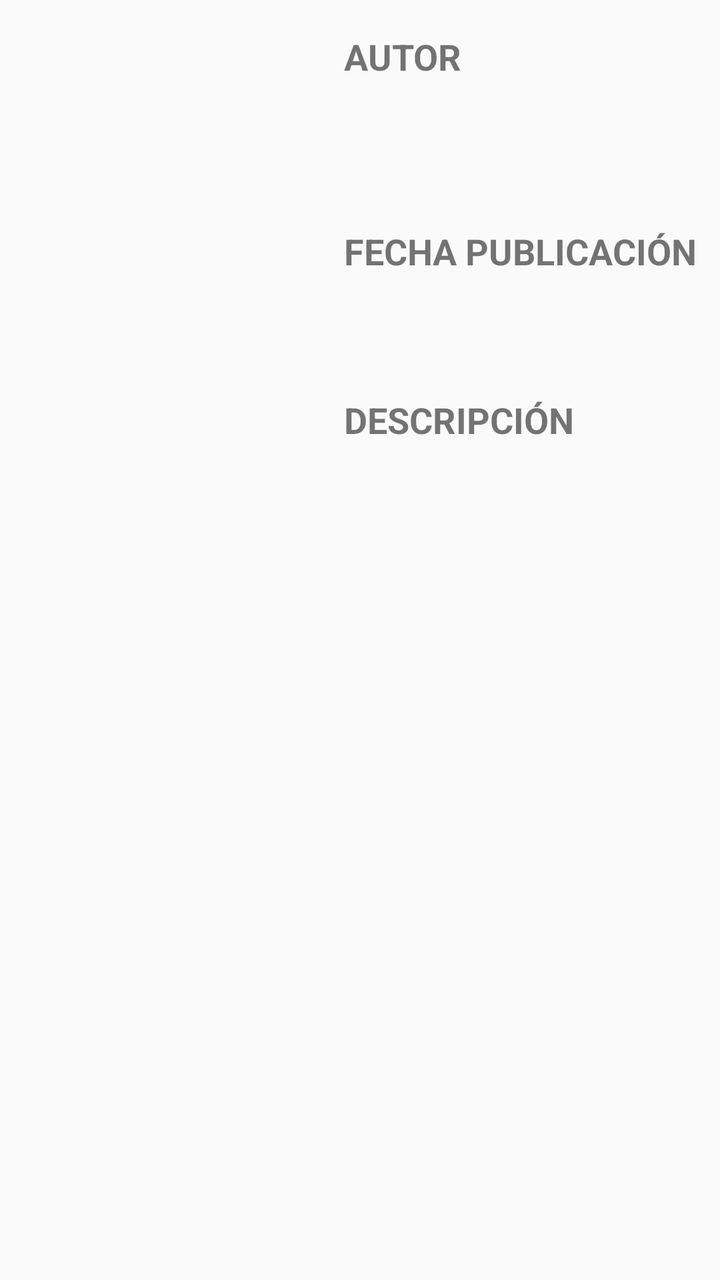
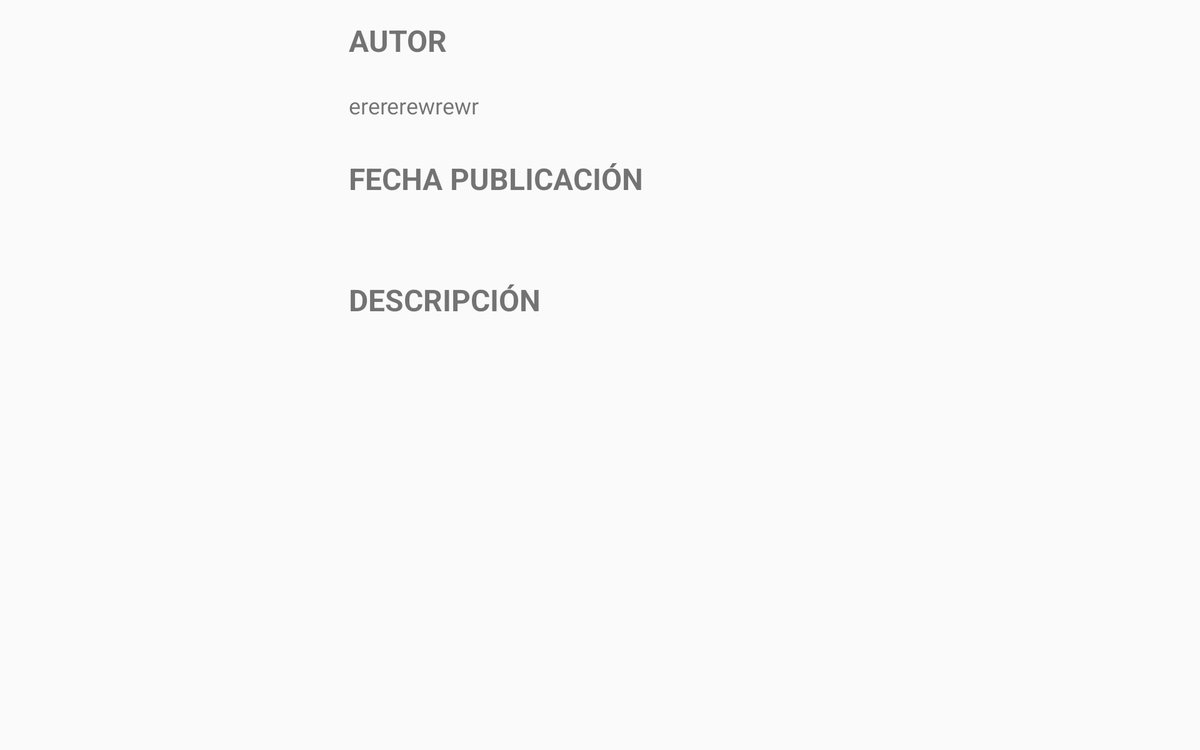

Two renders of one Android screen. The first uses the default layout on a phone; the second uses the alternative layout the repository ships for a different screen configuration, on a matching device. The two XML files are below.
<!-- AndroidManifest.xml: application theme AppTheme -->
<!-- res/layout/book_detail_fragment.xml -->
<?xml version="1.0" encoding="utf-8"?>
<android.support.constraint.ConstraintLayout xmlns:android="http://schemas.android.com/apk/res/android"
    xmlns:app="http://schemas.android.com/apk/res-auto"
    xmlns:tools="http://schemas.android.com/tools"
    android:layout_width="match_parent"
    android:layout_height="match_parent"
    android:textAlignment="center"
    app:layout_constraintGuide_percent="0.45"
    tools:layout_editor_absoluteY="81dp">



<ScrollView
    android:layout_width="match_parent"
    android:layout_height="match_parent">

    <android.support.constraint.ConstraintLayout
        android:layout_width="match_parent"
        android:layout_height="wrap_content">


    <TextView
        android:id="@+id/textViewTituloCabecera3"
        android:layout_width="wrap_content"
        android:layout_height="wrap_content"
        android:layout_marginStart="12dp"
        android:layout_marginTop="16dp"
        android:text="@string/autor"
        android:textAllCaps="true"
        android:textSize="18sp"
        android:textStyle="bold"
        app:layout_constraintStart_toEndOf="@+id/imageViewFotoLibro"
        app:layout_constraintTop_toTopOf="parent" />

        <ImageView
            android:id="@+id/imageViewFotoLibro"
            android:layout_width="152dp"
            android:layout_height="246dp"
            android:layout_marginStart="8dp"
            android:layout_marginTop="8dp"
            app:layout_constraintStart_toStartOf="parent"
            app:layout_constraintTop_toTopOf="parent" />

    <TextView
        android:id="@+id/textViewAutor"
        android:layout_width="0dp"
        android:layout_height="wrap_content"
        android:layout_marginStart="12dp"
        android:layout_marginTop="24dp"
        android:layout_marginEnd="8dp"
        android:fontFamily="@font/berkshire_swash"
        android:textSize="14sp"
        app:layout_constraintEnd_toEndOf="parent"
        app:layout_constraintStart_toEndOf="@+id/imageViewFotoLibro"
        app:layout_constraintTop_toBottomOf="@+id/textViewTituloCabecera3" />

    <TextView
        android:id="@+id/textViewFechaPublicacionCabecera"
        android:layout_width="wrap_content"
        android:layout_height="20dp"
        android:layout_marginStart="12dp"
        android:layout_marginTop="30dp"
        android:text="@string/Fecha"
        android:textAllCaps="true"
        android:textSize="18sp"
        android:textStyle="bold"
        app:layout_constraintStart_toEndOf="@+id/imageViewFotoLibro"
        app:layout_constraintTop_toBottomOf="@+id/textViewAutor" />

    <TextView
        android:id="@+id/textViewFecha"
        android:layout_width="wrap_content"
        android:layout_height="wrap_content"
        android:layout_marginStart="12dp"
        android:layout_marginTop="20dp"
        android:fontFamily="@font/berkshire_swash"
        android:textSize="18sp"
        android:textStyle="normal"
        app:layout_constraintStart_toEndOf="@+id/imageViewFotoLibro"
        app:layout_constraintTop_toBottomOf="@+id/textViewFechaPublicacionCabecera" />

    <TextView
        android:id="@+id/textViewDescripcionCabecera"
        android:layout_width="wrap_content"
        android:layout_height="wrap_content"
        android:layout_marginStart="12dp"
        android:layout_marginTop="20dp"
        android:text="@string/Descripcion"
        android:textAllCaps="true"
        android:textSize="18sp"
        android:textStyle="bold"
        app:layout_constraintStart_toEndOf="@+id/imageViewFotoLibro"
        app:layout_constraintTop_toBottomOf="@+id/textViewFecha" />

        <TextView
            android:id="@+id/textViewDescripcion"
            android:layout_width="0dp"
            android:layout_height="wrap_content"
            android:layout_marginStart="24dp"
            android:layout_marginTop="20dp"
            android:layout_marginEnd="8dp"
            android:fontFamily="@font/berkshire_swash"
            android:textStyle="bold"
            app:layout_constraintEnd_toEndOf="parent"
            app:layout_constraintHorizontal_bias="0.048"
            app:layout_constraintStart_toStartOf="parent"
            app:layout_constraintTop_toBottomOf="@+id/imageViewFotoLibro" />
    </android.support.constraint.ConstraintLayout>

</ScrollView>
</android.support.constraint.ConstraintLayout>
<!-- resources referenced by this layout -->
<resources>
  <string name="Descripcion">Descripción</string>
  <string name="Fecha">Fecha Publicación</string>
  <string name="autor">Autor</string>
  <style name="AppTheme" parent="Theme.AppCompat.Light.DarkActionBar">
          
          <item name="colorPrimary">@color/colorPrimary</item>
          <item name="colorPrimaryDark">@color/colorPrimaryDark</item>
          <item name="colorAccent">@color/colorAccent</item>
      </style>
  <color name="colorPrimary">#3F51B5</color>
  <color name="colorPrimaryDark">#303F9F</color>
  <color name="colorAccent">#FF4081</color>
</resources>
<!-- res/layout-w900dp/book_detail_fragment.xml (the repository's variant of the layout above) -->
<!-- drawn on a 7-inch tablet turned sideways -->
<?xml version="1.0" encoding="utf-8"?>
<android.support.constraint.ConstraintLayout xmlns:android="http://schemas.android.com/apk/res/android"
    xmlns:app="http://schemas.android.com/apk/res-auto"
    xmlns:tools="http://schemas.android.com/tools"
    android:layout_width="match_parent"
    android:layout_height="match_parent"
    android:textAlignment="center"
    app:layout_constraintGuide_percent="0.45"
    tools:layout_editor_absoluteY="81dp">

    <TextView
        android:id="@+id/textViewTituloCabecera3"
        android:layout_width="wrap_content"
        android:layout_height="wrap_content"
        android:layout_marginStart="20dp"
        android:layout_marginTop="16dp"
        android:text="@string/autor"
        android:textAllCaps="true"
        android:textSize="24sp"
        android:textStyle="bold"
        app:layout_constraintStart_toEndOf="@+id/imageViewFotoLibro"
        app:layout_constraintTop_toTopOf="parent" />

    <ImageView
        android:id="@+id/imageViewFotoLibro"
        android:layout_width="259dp"
        android:layout_height="400dp"
        android:layout_marginTop="4dp"
        app:layout_constraintStart_toStartOf="parent"
        app:layout_constraintTop_toTopOf="parent" />

    <TextView
        android:id="@+id/textViewAutor"
        android:layout_width="0dp"
        android:layout_height="wrap_content"
        android:layout_marginStart="20dp"
        android:layout_marginTop="72dp"
        android:layout_marginEnd="8dp"
        android:fontFamily="@font/berkshire_swash"
        android:text="erererewrewr"
        android:textSize="18sp"
        app:layout_constraintEnd_toEndOf="parent"
        app:layout_constraintHorizontal_bias="1.0"
        app:layout_constraintStart_toEndOf="@+id/imageViewFotoLibro"
        app:layout_constraintTop_toTopOf="parent" />

    <TextView
        android:id="@+id/textViewFechaPublicacionCabecera"
        android:layout_width="wrap_content"
        android:layout_height="0dp"
        android:layout_marginStart="20dp"
        android:layout_marginTop="30dp"
        android:text="@string/Fecha"
        android:textAllCaps="true"
        android:textSize="24sp"
        android:textStyle="bold"
        app:layout_constraintStart_toEndOf="@+id/imageViewFotoLibro"
        app:layout_constraintTop_toBottomOf="@+id/textViewAutor" />

    <TextView
        android:id="@+id/textViewFecha"
        android:layout_width="wrap_content"
        android:layout_height="wrap_content"
        android:layout_marginStart="20dp"
        android:layout_marginTop="20dp"
        android:fontFamily="@font/berkshire_swash"
        android:textSize="18sp"
        android:textStyle="normal"
        app:layout_constraintStart_toEndOf="@+id/imageViewFotoLibro"
        app:layout_constraintTop_toBottomOf="@+id/textViewFechaPublicacionCabecera" />

    <TextView
        android:id="@+id/textViewDescripcionCabecera"
        android:layout_width="wrap_content"
        android:layout_height="wrap_content"
        android:layout_marginStart="20dp"
        android:layout_marginTop="20dp"
        android:text="@string/Descripcion"
        android:textAllCaps="true"

        android:textSize="24sp"
        android:textStyle="bold"
        app:layout_constraintStart_toEndOf="@+id/imageViewFotoLibro"
        app:layout_constraintTop_toBottomOf="@+id/textViewFecha" />

    <TextView
        android:id="@+id/textViewDescripcion"
        android:layout_width="0dp"
        android:layout_height="wrap_content"

        android:layout_marginStart="20dp"
        android:layout_marginTop="60dp"
        android:fontFamily="@font/berkshire_swash"

        android:textSize="18sp"
        android:textStyle="bold"
        app:layout_constraintEnd_toEndOf="parent"
        app:layout_constraintStart_toEndOf="@+id/imageViewFotoLibro"
        app:layout_constraintTop_toBottomOf="@+id/textViewDescripcionCabecera" />


</android.support.constraint.ConstraintLayout>
